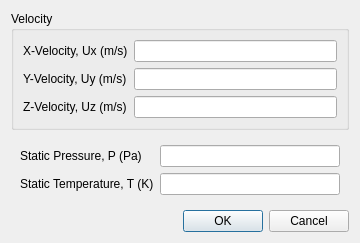
<?xml version="1.0" encoding="UTF-8"?>
<ui version="4.0">
 <class>SupersonicInflowDialog</class>
 <widget class="QDialog" name="SupersonicInflowDialog">
  <property name="geometry">
   <rect>
    <x>0</x>
    <y>0</y>
    <width>360</width>
    <height>236</height>
   </rect>
  </property>
  <property name="minimumSize">
   <size>
    <width>360</width>
    <height>0</height>
   </size>
  </property>
  <property name="windowTitle">
   <string>Supersonic Inflow Boundary Condition</string>
  </property>
  <layout class="QVBoxLayout" name="verticalLayout_2">
   <item>
    <widget class="QWidget" name="dialogContents" native="true">
     <layout class="QVBoxLayout" name="verticalLayout">
      <property name="leftMargin">
       <number>0</number>
      </property>
      <property name="topMargin">
       <number>0</number>
      </property>
      <property name="rightMargin">
       <number>0</number>
      </property>
      <property name="bottomMargin">
       <number>0</number>
      </property>
      <item>
       <widget class="QGroupBox" name="groupBox">
        <property name="title">
         <string>Velocity</string>
        </property>
        <layout class="QFormLayout" name="formLayout">
         <item row="0" column="0">
          <widget class="QLabel" name="label">
           <property name="text">
            <string>X-Velocity, Ux (m/s)</string>
           </property>
          </widget>
         </item>
         <item row="0" column="1">
          <widget class="QLineEdit" name="xVelocity">
           <property name="sizePolicy">
            <sizepolicy hsizetype="Expanding" vsizetype="Fixed">
             <horstretch>0</horstretch>
             <verstretch>0</verstretch>
            </sizepolicy>
           </property>
          </widget>
         </item>
         <item row="1" column="0">
          <widget class="QLabel" name="label_2">
           <property name="text">
            <string>Y-Velocity, Uy (m/s)</string>
           </property>
          </widget>
         </item>
         <item row="1" column="1">
          <widget class="QLineEdit" name="yVelocity">
           <property name="sizePolicy">
            <sizepolicy hsizetype="Expanding" vsizetype="Fixed">
             <horstretch>0</horstretch>
             <verstretch>0</verstretch>
            </sizepolicy>
           </property>
          </widget>
         </item>
         <item row="2" column="0">
          <widget class="QLabel" name="label_3">
           <property name="text">
            <string>Z-Velocity, Uz (m/s)</string>
           </property>
          </widget>
         </item>
         <item row="2" column="1">
          <widget class="QLineEdit" name="zVelocity">
           <property name="sizePolicy">
            <sizepolicy hsizetype="Expanding" vsizetype="Fixed">
             <horstretch>0</horstretch>
             <verstretch>0</verstretch>
            </sizepolicy>
           </property>
          </widget>
         </item>
        </layout>
       </widget>
      </item>
      <item>
       <widget class="QWidget" name="widget" native="true">
        <layout class="QFormLayout" name="formLayout_2">
         <item row="0" column="0">
          <widget class="QLabel" name="label_4">
           <property name="text">
            <string>Static Pressure, P (Pa)</string>
           </property>
          </widget>
         </item>
         <item row="0" column="1">
          <widget class="QLineEdit" name="staticPressure">
           <property name="sizePolicy">
            <sizepolicy hsizetype="Expanding" vsizetype="Fixed">
             <horstretch>0</horstretch>
             <verstretch>0</verstretch>
            </sizepolicy>
           </property>
          </widget>
         </item>
         <item row="1" column="0">
          <widget class="QLabel" name="label_5">
           <property name="text">
            <string>Static Temperature, T (K)</string>
           </property>
          </widget>
         </item>
         <item row="1" column="1">
          <widget class="QLineEdit" name="staticTemperature">
           <property name="sizePolicy">
            <sizepolicy hsizetype="Expanding" vsizetype="Fixed">
             <horstretch>0</horstretch>
             <verstretch>0</verstretch>
            </sizepolicy>
           </property>
          </widget>
         </item>
        </layout>
       </widget>
      </item>
     </layout>
    </widget>
   </item>
   <item>
    <widget class="QDialogButtonBox" name="buttonBox">
     <property name="orientation">
      <enum>Qt::Horizontal</enum>
     </property>
     <property name="standardButtons">
      <set>QDialogButtonBox::Cancel|QDialogButtonBox::Ok</set>
     </property>
    </widget>
   </item>
  </layout>
 </widget>
 <resources/>
 <connections>
  <connection>
   <sender>buttonBox</sender>
   <signal>accepted()</signal>
   <receiver>SupersonicInflowDialog</receiver>
   <slot>accept()</slot>
   <hints>
    <hint type="sourcelabel">
     <x>248</x>
     <y>254</y>
    </hint>
    <hint type="destinationlabel">
     <x>157</x>
     <y>274</y>
    </hint>
   </hints>
  </connection>
  <connection>
   <sender>buttonBox</sender>
   <signal>rejected()</signal>
   <receiver>SupersonicInflowDialog</receiver>
   <slot>reject()</slot>
   <hints>
    <hint type="sourcelabel">
     <x>316</x>
     <y>260</y>
    </hint>
    <hint type="destinationlabel">
     <x>286</x>
     <y>274</y>
    </hint>
   </hints>
  </connection>
 </connections>
</ui>
